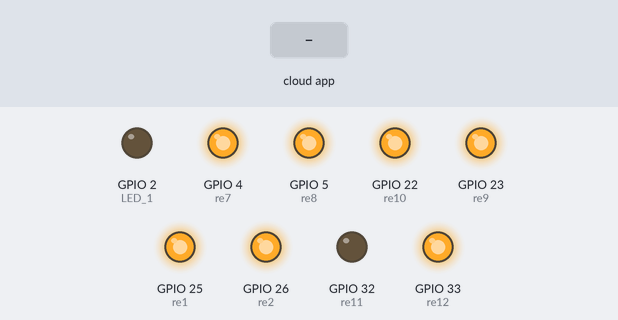
Recording of a sketch running on a simulated ESP32. Parts: output pins drawn as LEDs (lit = HIGH). Inputs (shaded band) come from the test bench. WiFi joins after 1.5 s; servers stay silent unless stated; the Firebase database answers and starts empty; what the sketch prints to the serial monitor is not drawn.

Above: at 2.7 s.
2.8 s: the phone or cloud app sets quantityFT to 1
At 7.2 s:
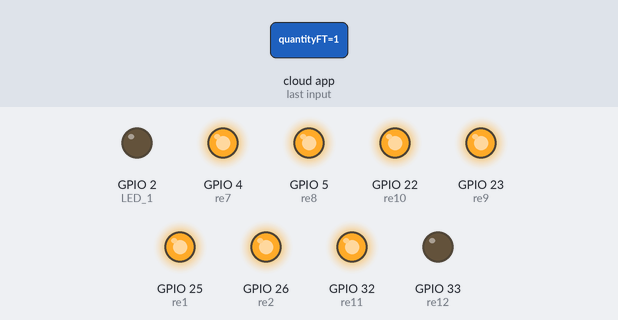
8.8 s: the phone or cloud app sets quantitysprinklerwater to 1
At 12.5 s:
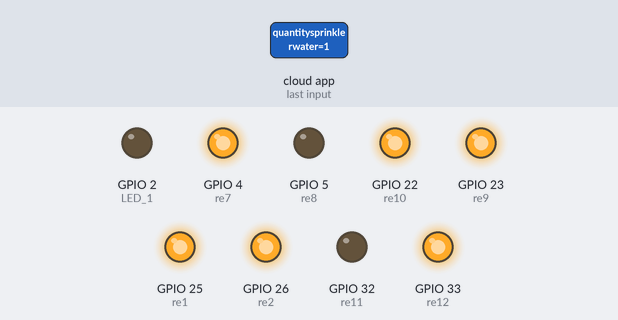
14.2 s: the phone or cloud app sets quantityphdown to 1
At 18.1 s:
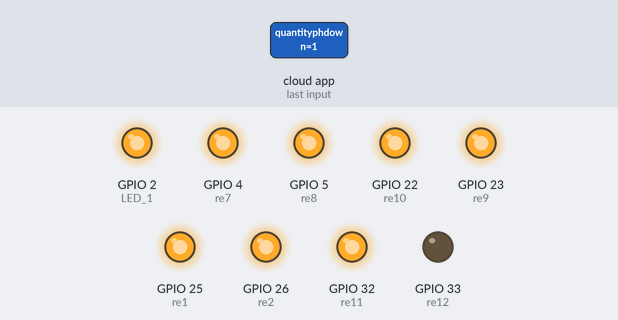
18.9 s: the phone or cloud app sets quantityMB to 1
At 20.8 s:
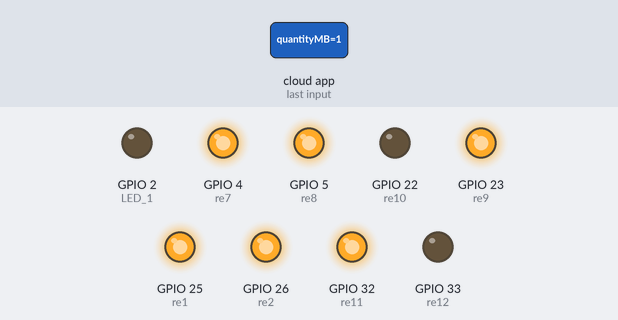
22.5 s: the phone or cloud app sets quantityphup to 1
At 25.1 s:
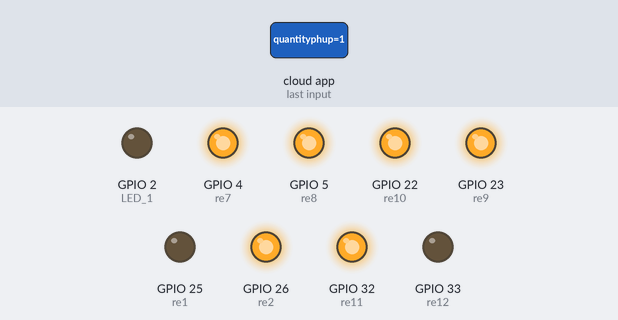
26.8 s: the phone or cloud app sets quantitysprinklerwater to 1
At 30.3 s:
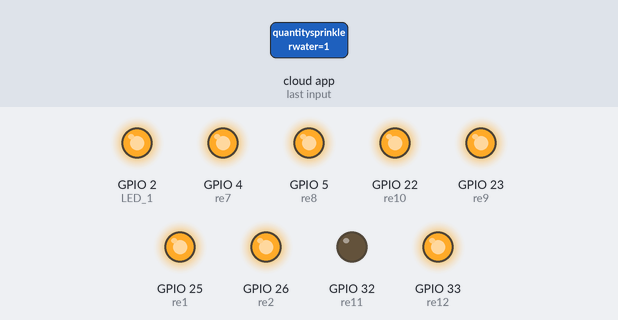
Timing chart, 0 to 31.0 s (numbered marks = the images above; inputs shaded):
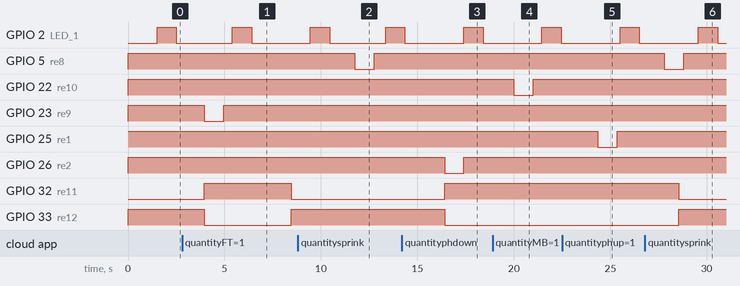

The sketch:

threaded.ino
```cpp
#include <WiFi.h>
#include <FirebaseESP32.h>
#include <addons/TokenHelper.h>
#include <addons/RTDBHelper.h>

#define API_KEY "SfentqzDhmvn6CSXNISeLoalFMXXQTJJg46Y17fU"
#define DATABASE_URL "https://test-esp32-14072-default-rtdb.firebaseio.com/"

#define WIFI_SSID "Four-Faith Inno"
#define WIFI_PASSWORD "Scada@2018"

FirebaseData fbdo;
FirebaseAuth auth;
FirebaseConfig config;

// Define LED pins
#define LED_1 2

#define re1 25
#define re2 26
#define re7 4
#define re8 5


#define re9 23
#define re10 22

#define re11 32
#define re12 33
// int pumpStirring, pumpUP;


int quantitysprinklerfertilizers, quantitysprinklerwater, quantityFT, quantityMB;
int quantityphup, quantityphdown;

TaskHandle_t re1TaskHandle = NULL;
TaskHandle_t re2TaskHandle = NULL;
TaskHandle_t re7TaskHandle = NULL;
TaskHandle_t re8TaskHandle = NULL;
TaskHandle_t re9TaskHandle = NULL;
TaskHandle_t re10TaskHandle = NULL;

bool re1Finished = 0;
bool re2Finished = 0;
bool re7Finished = 0;
bool re8Finished = 0;
bool re9Finished = 0;
bool re10Finished = 0;

bool reActive1 = false;
bool reActive2 = false;
bool reActive7 = false;
bool reActive8 = false;
bool reActive9 = false;
bool reActive10 = false;

void setup() {
  Serial.begin(115200);

  pinMode(LED_1, OUTPUT);

  pinMode(re1, OUTPUT);
  pinMode(re2, OUTPUT);
  pinMode(re7, OUTPUT);
  pinMode(re8, OUTPUT);
  pinMode(re9, OUTPUT);
  pinMode(re10, OUTPUT);
  pinMode(re11, OUTPUT);
  pinMode(re12, OUTPUT);

  digitalWrite(re1, 1);
  digitalWrite(re2, 1);
  digitalWrite(re7, 1);
  digitalWrite(re8, 1);
  digitalWrite(re9, 1);
  digitalWrite(re10, 1);

  digitalWrite(re11, 0);
  digitalWrite(re12, 1);

  // Initialize Wi-Fi
  WiFi.begin(WIFI_SSID, WIFI_PASSWORD);
  Serial.print("Connecting to Wi-Fi ;p");
  while (WiFi.status() != WL_CONNECTED) {
    Serial.print(".");
    delay(300);
  }
  Serial.println();
  Serial.print("Connected with IP: ");
  Serial.println(WiFi.localIP());

  Serial.print("MAC address: ");
  Serial.println(WiFi.macAddress());

  Serial.printf("FireBase Client v%s\n\n", FIREBASE_CLIENT_VERSION);

  config.api_key = API_KEY;
  config.database_url = DATABASE_URL;

  Firebase.begin(DATABASE_URL, API_KEY);
  Firebase.setDoubleDigits(5);
}
void re1quantity(void *arg) {
  Serial.println("****re1*****");
  int Setrelay;
  reActive1 = true;
  while (true) {
    if (quantityphup != 0) {
      Setrelay = quantityphup * 1000;
      digitalWrite(re1, LOW);
      digitalWrite(re11, 1);
      digitalWrite(re12, 0);
      Serial.println("re1 onnnnnnnnnn");
      vTaskDelay(Setrelay / portTICK_PERIOD_MS);
      digitalWrite(re1, HIGH);
      Serial.println("re1 offffffffff");

      quantityphup = 0;
      re1Finished = true;
      reActive1 = false;
    }
    vTaskDelay(portMAX_DELAY);
  }
}
void re2quantity(void *arg) {
  Serial.println("****re2*****");
  int Setrelay;
  reActive2 = true;
  while (true) {
    if (quantityphdown != 0) {
      Setrelay = quantityphdown * 1000;
      digitalWrite(re2, LOW);
      digitalWrite(re11, 1);
      digitalWrite(re12, 0);
      Serial.println("re2 onnnnnnnnnn");
      vTaskDelay(Setrelay / portTICK_PERIOD_MS);
      digitalWrite(re2, HIGH);
      Serial.println("re2 offfffff");

      quantityphdown = 0;
      re2Finished = true;
      reActive2 = false;
    }
    vTaskDelay(portMAX_DELAY);
  }
}
void re7quantity(void *arg) {
  Serial.println("****re7*****");
  int Setrelay;
  reActive7 = true;
  while (true) {
    if (quantitysprinklerfertilizers != 0) {
      Setrelay = quantitysprinklerfertilizers * 1000;
      digitalWrite(re7, LOW);
      Serial.println("re7 onnnnnnnnnn");
      vTaskDelay(Setrelay / portTICK_PERIOD_MS);
      digitalWrite(re7, HIGH);
      Serial.println("re7 offffffff");

      quantitysprinklerfertilizers = 0;
      re7Finished = true;
      reActive7 = false;
    }
    vTaskDelay(portMAX_DELAY);  // Wait for new tasks
  }
}
void re8quantity(void *arg) {
  Serial.println("****re8*****");
  int Setrelay;
  reActive8 = true;

  while (true) {
    if (quantitysprinklerwater != 0) {
      Setrelay = quantitysprinklerwater * 1000;
      digitalWrite(re8, LOW);

      Serial.println("re8 onnnnnnnnnn");
      vTaskDelay(Setrelay / portTICK_PERIOD_MS);
      digitalWrite(re8, HIGH);
      Serial.println("re8 offfffffff");

      quantitysprinklerwater = 0;
      re8Finished = true;
      reActive8 = false;
    }
    vTaskDelay(portMAX_DELAY);  // Wait for new tasks
  }
}
void re9quantity(void *arg) {
  Serial.println("****re9*****");
  int Setrelay;
  reActive9 = true;

  while (true) {
    if (quantityFT != 0) {
      Setrelay = quantityFT * 1000;
      digitalWrite(re9, LOW);
      digitalWrite(re11, 1);
      digitalWrite(re12, 0);
      Serial.println("re9 onnnnnnnnnn");
      vTaskDelay(Setrelay / portTICK_PERIOD_MS);
      digitalWrite(re9, HIGH);
      Serial.println("re9 offffffffff");

      quantityFT = 0;
      re9Finished = true;
      reActive9 = false;
    }
    vTaskDelay(portMAX_DELAY);  // ใช้ portMAX_DELAY เพื่อป้องกันการหน่วงเวลาที่ไม่จำเป็น
  }
}
void re10quantity(void *arg) {
  Serial.println("****re10*****");
  int Setrelay;
  reActive10 = true;

  while (true) {
    if (quantityMB != 0) {
      Setrelay = quantityMB * 1000;
      digitalWrite(re10, LOW);
      digitalWrite(re11, 1);
      digitalWrite(re12, 0);
      Serial.println("re10 onnnnnnnnnn");
      vTaskDelay(Setrelay / portTICK_PERIOD_MS);
      digitalWrite(re10, HIGH);
      Serial.println("re10 offfffffff");

      quantityMB = 0;
      re10Finished = true;
      reActive10 = false;
    }
    vTaskDelay(portMAX_DELAY);  // Wait for new tasks
  }
}

void loop() {
  digitalWrite(LED_1, HIGH);
  // Serial.println("led on");
  delay(1000);
  digitalWrite(LED_1, LOW);
  // Serial.println("led off");
  delay(1000);

  if (Firebase.ready()) {

    if (Firebase.getInt(fbdo, "/quantitysprinklerfertilizers")) {
      quantitysprinklerfertilizers = fbdo.to<int>();
      if (quantitysprinklerfertilizers != 0 && re7TaskHandle == NULL) {
        xTaskCreatePinnedToCore(re7quantity, "re7quantity", 1024, NULL, 1, &re7TaskHandle, 0);
      } else if (quantitysprinklerfertilizers == 0 && re7TaskHandle != NULL) {
        vTaskDelete(re7TaskHandle);
        re7TaskHandle = NULL;
      }
      if (re7Finished) {
        Firebase.setInt(fbdo, "/quantitysprinklerfertilizers", 0);
        re7Finished = false;
      }
    }

    if (Firebase.getInt(fbdo, "/quantitysprinklerwater")) {
      quantitysprinklerwater = fbdo.to<int>();
      if (quantitysprinklerwater != 0 && re8TaskHandle == NULL) {
        xTaskCreatePinnedToCore(re8quantity, "re8quantity", 1024, NULL, 1, &re8TaskHandle, 0);
      } else if (quantitysprinklerwater == 0 && re8TaskHandle != NULL) {
        vTaskDelete(re8TaskHandle);
        re8TaskHandle = NULL;
      }
      if (re8Finished) {
        Firebase.setInt(fbdo, "/quantitysprinklerwater", 0);
        re8Finished = false;
      }
    }

    if (Firebase.getInt(fbdo, "/quantityFT")) {
      quantityFT = fbdo.to<int>();
      if (quantityFT != 0 && re9TaskHandle == NULL) {
        xTaskCreatePinnedToCore(re9quantity, "re9quantity", 1024, NULL, 1, &re9TaskHandle, 0);
      } else if (quantityFT == 0 && re9TaskHandle != NULL) {
        vTaskDelete(re9TaskHandle);
        re9TaskHandle = NULL;
      }
      if (re9Finished) {
        Firebase.setInt(fbdo, "/quantityFT", 0);
        re9Finished = false;
      }
    }

    if (Firebase.getInt(fbdo, "/quantityMB")) {
      quantityMB = fbdo.to<int>();
      if (quantityMB != 0 && re10TaskHandle == NULL) {
        xTaskCreatePinnedToCore(re10quantity, "re10quantity", 1024, NULL, 1, &re10TaskHandle, 0);
      } else if (quantityMB == 0 && re10TaskHandle != NULL) {
        vTaskDelete(re10TaskHandle);
        re10TaskHandle = NULL;
      }
      if (re10Finished) {
        Firebase.setInt(fbdo, "/quantityMB", 0);
        re10Finished = false;
      }
    }

    if (Firebase.getInt(fbdo, "/quantityphup")) {
      quantityphup = fbdo.to<int>();
      if (quantityphup != 0 && re1TaskHandle == NULL) {
        xTaskCreatePinnedToCore(re1quantity, "re1quantity", 1024, NULL, 1, &re1TaskHandle, 0);
      } else if (quantityphup == 0 && re1TaskHandle != NULL) {
        vTaskDelete(re1TaskHandle);
        re1TaskHandle = NULL;
      }
      if (re1Finished) {
        Firebase.setInt(fbdo, "/quantityphup", 0);
        re1Finished = false;
      }
    }

    if (Firebase.getInt(fbdo, "/quantityphdown")) {
      quantityphdown = fbdo.to<int>();
      if (quantityphdown != 0 && re2TaskHandle == NULL) {
        xTaskCreatePinnedToCore(re2quantity, "re2quantity", 1024, NULL, 1, &re2TaskHandle, 0);
      } else if (quantityphdown == 0 && re2TaskHandle != NULL) {
        vTaskDelete(re2TaskHandle);
        re2TaskHandle = NULL;
      }
      if (re2Finished) {
        Firebase.setInt(fbdo, "/quantityphdown", 0);
        re2Finished = false;
      }
    }

    if (!reActive1 && !reActive2 && !reActive9 && !reActive10) {
      digitalWrite(re11, 0);
      digitalWrite(re12, 1);
    }
  }

  delay(1000);
}
```

Measured:
- after the input at 2.8 s, GPIO 23 (re9): HIGH → LOW after 1.2 s, → HIGH 1.0 s later; GPIO 32 (re11): LOW → HIGH after 1.2 s, → LOW 4.5 s later; GPIO 33 (re12): HIGH → LOW after 1.2 s, → HIGH 4.5 s later
- after the input at 8.8 s, GPIO 5 (re8): HIGH → LOW after 3.0 s, → HIGH 1.0 s later
- after the input at 14.2 s, GPIO 26 (re2): HIGH → LOW after 2.2 s, → HIGH 1.0 s later; GPIO 32 (re11): LOW → HIGH after 2.2 s; GPIO 33 (re12): HIGH → LOW after 2.2 s
- after the input at 18.9 s, GPIO 22 (re10): HIGH → LOW after 1.1 s, → HIGH 1.0 s later; GPIO 32 (re11): stays HIGH (without the input it goes to LOW after 1.6 s); GPIO 33 (re12): stays LOW (without the input it goes to HIGH after 1.6 s)
- after the input at 22.5 s, GPIO 25 (re1): HIGH → LOW after 1.9 s, → HIGH 1.0 s later; GPIO 32 (re11): stays HIGH (without the input it goes to LOW after 2.0 s); GPIO 33 (re12): stays LOW (without the input it goes to HIGH after 2.0 s)
- after the input at 26.8 s, GPIO 5 (re8): HIGH → LOW after 1.0 s, → HIGH 1.0 s later
